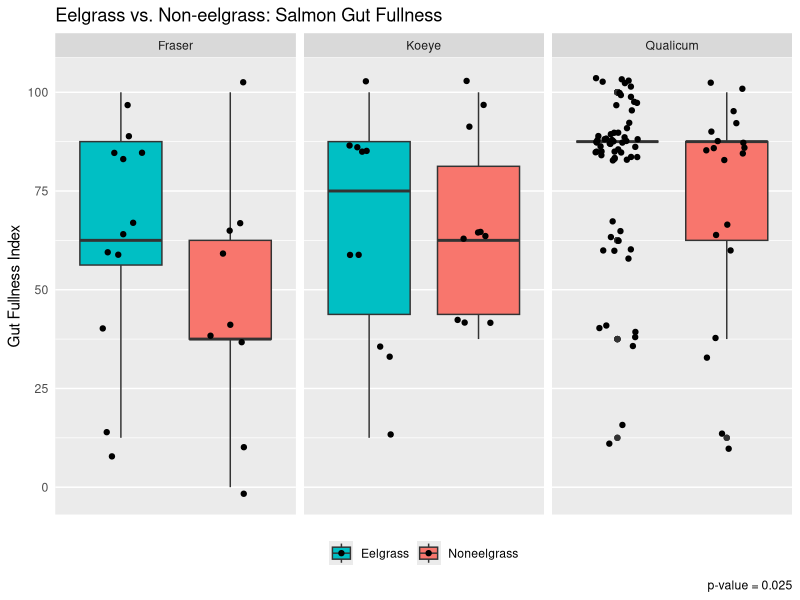
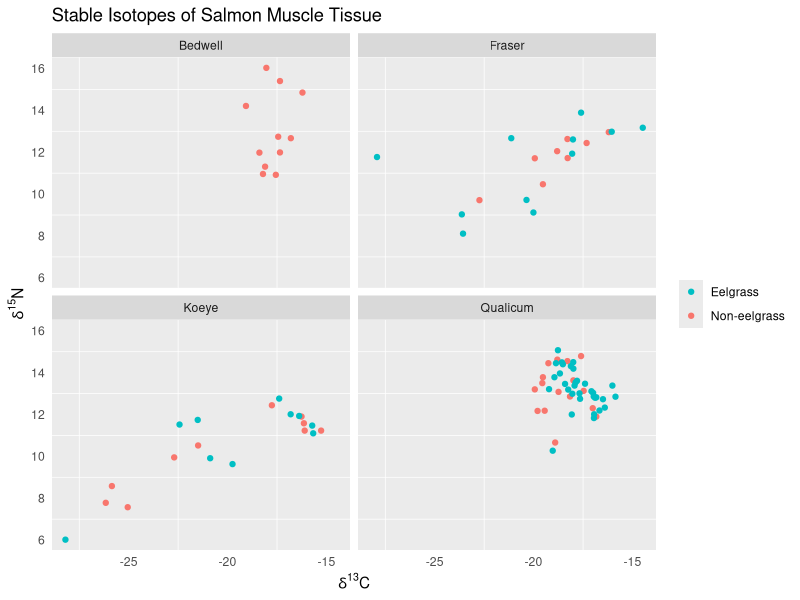

The R script that drew these images, in order: (Note: this script raises an error after producing the figures.)
#EEEEELGRAAAAASS PROOOOOJEEEEECT

setwd("~/Desktop")
#so it knows where to find my gosh darn files! :)

eelgrass <- read.csv(file="eel.csv", stringsAsFactors=FALSE, strip.white=TRUE, na.strings=c("NA",""))
#upload a simple version of raw data file

library(tidyverse)
#load library for ggplot and whatnot

eel <- mutate(eelgrass, Eelsite = paste(Site, Eelgrass, sep = " "))
#make a variable with both site and habitat, separated by a space

#first we'll work with the gut fullness aspect ~

eel$GFI[which(eel$GFI == "0-25")] <- "0-25%"
#fixing a typo, oopsie!

eel$GFI[which(eel$GFI == "0%")] <- "0"
eel$GFI[which(eel$GFI == "0-25%")] <- "12.5"
eel$GFI[which(eel$GFI == "25-50%")] <- "37.5"
eel$GFI[which(eel$GFI == "50-75%")] <- "62.5"
eel$GFI[which(eel$GFI == "75-100%")] <- "87.5"
eel$GFI[which(eel$GFI == "100%")] <- "100"
#changing ranges to something measurable

eel$GFI <- as.numeric(eel$GFI)
#changing from character to numeric

eel$Eelgrass <- as.factor(eel$Eelgrass)
#changing to factor to reflect the two different "levels"

eel$Eelgrass <- factor(eel$Eelgrass, levels(eel$Eelgrass)[c(2, 1)])
#rearranging levels for the sake of the ggplot visuals

gut <- eel %>%
  group_by(ID) %>%
  summarize(GFI=first(GFI), Eelgrass=first(Eelgrass),
            Site=first(Site), Eelsite=first(Eelsite)) %>%
  filter(Site != "Bedwell")
#need to organize data by each fish not by each prey item per fish
#also want to leave out Bedwell since it is useless for comparing

#Gut Fullness Graph!
ggplot(gut, aes(x=Eelgrass, y=GFI, fill=Eelgrass))+ 
  geom_boxplot()+
  facet_wrap(~Site)+
  labs(y="Gut Fullness Index", x=NULL, caption="p-value = 0.025",
       title="Eelgrass vs. Non-eelgrass: Salmon Gut Fullness")+
  theme(axis.text.x=element_blank(), axis.ticks=element_blank(),
        legend.position = "bottom", legend.title = element_blank(),
        panel.grid.major.x = element_blank())+
  scale_x_discrete(limits=c("Eelgrass", "Noneelgrass")) +
  scale_fill_discrete(breaks=c("Eelgrass", "Noneelgrass"))+
  geom_jitter(width=0.2)
#this is the most I can do to modify this, ask for feedback...

#working on a t-test for GFI values (not including bedwell)
y1 <- filter(gut, Eelgrass == "Eelgrass")
ya <- as.vector(y1[["GFI"]])
#create first vector for eelgrass
y2 <- filter(gut, Eelgrass == "Noneelgrass")
yb <- as.vector(y2[["GFI"]])
#create second vector for noneelgrass
yc <- length(ya)-length(yb)
yd <- rep_len(NA, yc)
#have to have same sample sizes, difference calculated using length
ye <- c(yb, yd)
#our completed noneelgrass vector with the right sample size
t.test(ya, ye)
#results give p-value=0.02529, are able to reject null hypothesis!

#switching it up to isotope work now ~

isotope <- read.csv(file="iso.csv", stringsAsFactors=FALSE, strip.white=TRUE, na.strings=c("NA",""))
#loading/reading isotope data in

iso <- mutate(isotope, Eelsite = paste(Site, Eelgrass, sep = " "))
#add variable w/eelgrass site just other dataframe (necessary tho?)

iso$Eelgrass <- as.factor(iso$Eelgrass)
#changing to factor to reflect the two different "levels"

iso$Eelgrass <- factor(iso$Eelgrass, levels(iso$Eelgrass)[c(2, 1)])
#rearranging levels for the sake of the ggplot visuals

#Isotope Graph!
ggplot(iso, aes(carb, nitro))+
  geom_point(aes(color=Eelgrass)) + facet_wrap(~ Site) +
  labs(x=expression(paste(delta^"13","C")),
       y=expression(paste(delta^"15","N")),
       title= "Stable Isotopes of Salmon Muscle Tissue")+
  theme(axis.ticks=element_blank(), legend.title=element_blank(),
        panel.grid.major = element_blank())+
  guides(color = guide_legend(reverse = TRUE))
#A beautiful scatterplot plot with all the right features (finally)

#working on diet data now, to graph abundance and whatnot! ~

eel$Group <- as.factor(eel$Group)
#changing to factor to reflect the different "levels" of prey items

#replace groups since there's too many
eel$Group[which(eel$Group=="Arachnid")] <- "Insect"
eel$Group[which(eel$Group=="Crustacean")] <- "Arthropod"
eel$Group[which(eel$Group=="Caprellid")] <- "Amphipod"
eel$Group[which(eel$Group=="Corophiid")] <- "Amphipod"
eel$Group[which(eel$Group=="Hyperiid")] <- "Amphipod"
eel$Group[which(eel$Group=="Gammarid")] <- "Amphipod"
eel$Group[which(eel$Group=="Calanoid")] <- "Copepod"
eel$Group[which(eel$Group=="Harpacticoid")] <- "Copepod"
eel$Group[which(eel$Group=="Cyclopoid/Poecilostomatoid")] <- "Copepod"
eel$Group[which(eel$Group=="Malacostracan")] <- "Arthropod"
eel$Group <- as.character(eel$Group) #change to create new "level"
eel$Group[which(eel$Group=="Detritus")] <- "Other"
eel$Group[which(eel$Group=="Diatom")] <- "Other"
eel$Group[which(eel$Group=="Parasite")] <- "Other"
eel$Group[which(eel$Group=="Octopus")] <- "Other"
eel$Group[which(eel$Group=="Cyphonaut")] <- "Other"
eel$Group[which(eel$Group=="Bivalve")] <- "Other"
eel$Group[which(eel$Group=="Chaetognath")] <- "Other"
eel$Group[which(eel$Group=="Mysid")] <- "Arthropod"
eel$Group[which(eel$Group=="Ostracod")] <- "Arthropod"
eel$Group[which(eel$Group=="Cladoceran")] <- "Arthropod"
eel$Group[which(eel$Group=="Cumacean")] <- "Arthropod"
eel$Group[which(eel$Group=="Euphausiid")] <- "Arthropod"
eel$Group[which(eel$Group=="Isopod")] <- "Arthropod"
eel$Group[which(eel$Group=="Larvacean")] <- "Other"
#switching the class back and forth gets rid of empty levels
eel$Group <- as.factor(eel$Group)
eel$Group <- as.character(eel$Group)
eel$Group <- as.factor(eel$Group)
levels(eel$Group)
#there, it's more simple to work with now!

#group together prey so there's no repeated rows for multiple prey
filt <- filter(eel, Group=="Amphipod")
amph <- filt %>%
  group_by(filt$ID) %>%
  summarize(ID=first(ID), abd=sum(Abundance), bio=sum(Biomass), Group=first(Group),
            Eelsite=first(Eelsite), Eelgrass=first(Eelgrass), Site=first(Site)) %>%
  select(ID, abd, bio, Group, Eelsite, Eelgrass, Site) %>%
  print(head(amph))
#HOLY GUACAMOLE I THINK I GOT IT TO FINALLY WOOOOORK! FOR REAL THO!

filt <- filter(eel, Group=="Arthropod")
arth <- filt %>%
  group_by(filt$ID) %>%
  summarize(ID=first(ID), abd=sum(Abundance), bio=sum(Biomass), Group=first(Group),
            Eelsite=first(Eelsite), Eelgrass=first(Eelgrass), Site=first(Site)) %>%
  select(ID, abd, bio, Group, Eelsite, Eelgrass, Site) %>%
  print(head(arth))
#first amphipod then arthropod then repeat manually for each prey

filt <- filter(eel, Group=="Barnacle")
barn <- filt %>%
  group_by(filt$ID) %>%
  summarize(ID=first(ID), abd=sum(Abundance), bio=sum(Biomass), Group=first(Group),
            Eelsite=first(Eelsite), Eelgrass=first(Eelgrass), Site=first(Site)) %>%
  select(ID, abd, bio, Group, Eelsite, Eelgrass, Site) %>%
  print(head(barn))

filt <- filter(eel, Group=="Cnidarian")
cnid <- filt %>%
  group_by(filt$ID) %>%
  summarize(ID=first(ID), abd=sum(Abundance), bio=sum(Biomass), Group=first(Group),
            Eelsite=first(Eelsite), Eelgrass=first(Eelgrass), Site=first(Site)) %>%
  select(ID, abd, bio, Group, Eelsite, Eelgrass, Site) %>%
  print(head(cnid))

filt <- filter(eel, Group=="Copepod")
cope <- filt %>%
  group_by(filt$ID) %>%
  summarize(ID=first(ID), abd=sum(Abundance), bio=sum(Biomass), Group=first(Group),
            Eelsite=first(Eelsite), Eelgrass=first(Eelgrass), Site=first(Site)) %>%
  select(ID, abd, bio, Group, Eelsite, Eelgrass, Site) %>%
  print(head(cope))

filt <- filter(eel, Group=="Decapod")
deca <- filt %>%
  group_by(filt$ID) %>%
  summarize(ID=first(ID), abd=sum(Abundance), bio=sum(Biomass), Group=first(Group),
            Eelsite=first(Eelsite), Eelgrass=first(Eelgrass), Site=first(Site)) %>%
  select(ID, abd, bio, Group, Eelsite, Eelgrass, Site) %>%
  print(head(deca))

filt <- filter(eel, Group=="Digested food")
digf <- filt %>%
  group_by(filt$ID) %>%
  summarize(ID=first(ID), abd=sum(Abundance), bio=sum(Biomass), Group=first(Group),
            Eelsite=first(Eelsite), Eelgrass=first(Eelgrass), Site=first(Site)) %>%
  select(ID, abd, bio, Group, Eelsite, Eelgrass, Site) %>%
  print(head(digf))

filt <- filter(eel, Group=="Fish")
fish <- filt %>%
  group_by(filt$ID) %>%
  summarize(ID=first(ID), abd=sum(Abundance), bio=sum(Biomass), Group=first(Group),
            Eelsite=first(Eelsite), Eelgrass=first(Eelgrass), Site=first(Site)) %>%
  select(ID, abd, bio, Group, Eelsite, Eelgrass, Site) %>%
  print(head(fish))

filt <- filter(eel, Group=="Insect")
inse <- filt %>%
  group_by(filt$ID) %>%
  summarize(ID=first(ID), abd=sum(Abundance), bio=sum(Biomass), Group=first(Group),
            Eelsite=first(Eelsite), Eelgrass=first(Eelgrass), Site=first(Site)) %>%
  select(ID, abd, bio, Group, Eelsite, Eelgrass, Site) %>%
  print(head(inse))

filt <- filter(eel, Group=="Other")
othr <- filt %>%
  group_by(filt$ID) %>%
  summarize(ID=first(ID), abd=sum(Abundance), bio=sum(Biomass), Group=first(Group),
            Eelsite=first(Eelsite), Eelgrass=first(Eelgrass), Site=first(Site)) %>%
  select(ID, abd, bio, Group, Eelsite, Eelgrass, Site) %>%
  print(head(othr))

filt <- filter(eel, Group=="Polychaete")
polyc <- filt %>%
  group_by(filt$ID) %>%
  summarize(ID=first(ID), abd=sum(Abundance), bio=sum(Biomass), Group=first(Group),
            Eelsite=first(Eelsite), Eelgrass=first(Eelgrass), Site=first(Site)) %>%
  select(ID, abd, bio, Group, Eelsite, Eelgrass, Site) %>%
  print(head(polyc))

filt <- filter(eel, Group=="Pteropod")
pter <- filt %>%
  group_by(filt$ID) %>%
  summarize(ID=first(ID), abd=sum(Abundance), bio=sum(Biomass), Group=first(Group),
            Eelsite=first(Eelsite), Eelgrass=first(Eelgrass), Site=first(Site)) %>%
  select(ID, abd, bio, Group, Eelsite, Eelgrass, Site) %>%
  print(head(pter))

neweel <- rbind(amph, arth, barn, cnid, cope, deca, digf, fish, inse, othr, polyc, pter)
#my fabulous new dataframe with prey abd and biom grouped together!

str(neweel)
#just double checking that the data is as it should be

#Now... Have to take the ave. abundances for each region/habitat!
filt <- filter(neweel, Group=="Amphipod")
Amph <- filt %>%
  group_by(filt$Eelsite) %>%
  summarize(Eelsite=first(Eelsite), Abd=mean(abd), Bio=mean(bio),
            Group=first(Group),Eelgrass=first(Eelgrass), Site=first(Site)) %>%
  select(Eelsite, Abd, Bio, Group, Eelgrass, Site) %>%
  print(head(Amph))
#copying the layout of the last transformation but for diff purpose

filt <- filter(neweel, Group=="Arthropod")
Arth <- filt %>%
  group_by(filt$Eelsite) %>%
  summarize(Eelsite=first(Eelsite), Abd=mean(abd), Bio=mean(bio),
            Group=first(Group),Eelgrass=first(Eelgrass), Site=first(Site)) %>%
  select(Eelsite, Abd, Bio, Group, Eelgrass, Site) %>%
  print(head(Arth))
#first amphipod then arthropod then repeat manually for each prey

filt <- filter(neweel, Group=="Barnacle")
Barn <- filt %>%
  group_by(filt$Eelsite) %>%
  summarize(Eelsite=first(Eelsite), Abd=mean(abd), Bio=mean(bio),
            Group=first(Group),Eelgrass=first(Eelgrass), Site=first(Site)) %>%
  select(Eelsite, Abd, Bio, Group, Eelgrass, Site) %>%
  print(head(Barn))

filt <- filter(neweel, Group=="Cnidarian")
Cnid <- filt %>%
  group_by(filt$Eelsite) %>%
  summarize(Eelsite=first(Eelsite), Abd=mean(abd), Bio=mean(bio),
            Group=first(Group),Eelgrass=first(Eelgrass), Site=first(Site)) %>%
  select(Eelsite, Abd, Bio, Group, Eelgrass, Site) %>%
  print(head(Cnid))

filt <- filter(neweel, Group=="Copepod")
Cope <- filt %>%
  group_by(filt$Eelsite) %>%
  summarize(Eelsite=first(Eelsite), Abd=mean(abd), Bio=mean(bio),
            Group=first(Group),Eelgrass=first(Eelgrass), Site=first(Site)) %>%
  select(Eelsite, Abd, Bio, Group, Eelgrass, Site) %>%
  print(head(Cope))

filt <- filter(neweel, Group=="Decapod")
Deca <- filt %>%
  group_by(filt$Eelsite) %>%
  summarize(Eelsite=first(Eelsite), Abd=mean(abd), Bio=mean(bio),
            Group=first(Group),Eelgrass=first(Eelgrass), Site=first(Site)) %>%
  select(Eelsite, Abd, Bio, Group, Eelgrass, Site) %>%
  print(head(Deca))

filt <- filter(neweel, Group=="Digested food")
Digf <- filt %>%
  group_by(filt$Eelsite) %>%
  summarize(Eelsite=first(Eelsite), Abd=mean(abd), Bio=mean(bio),
            Group=first(Group),Eelgrass=first(Eelgrass), Site=first(Site)) %>%
  select(Eelsite, Abd, Bio, Group, Eelgrass, Site) %>%
  print(head(Digf))

filt <- filter(neweel, Group=="Fish")
Fish <- filt %>%
  group_by(filt$Eelsite) %>%
  summarize(Eelsite=first(Eelsite), Abd=mean(abd), Bio=mean(bio),
            Group=first(Group),Eelgrass=first(Eelgrass), Site=first(Site)) %>%
  select(Eelsite, Abd, Bio, Group, Eelgrass, Site) %>%
  print(head(Fish))

filt <- filter(neweel, Group=="Insect")
Inse <- filt %>%
  group_by(filt$Eelsite) %>%
  summarize(Eelsite=first(Eelsite), Abd=mean(abd), Bio=mean(bio),
            Group=first(Group),Eelgrass=first(Eelgrass), Site=first(Site)) %>%
  select(Eelsite, Abd, Bio, Group, Eelgrass, Site) %>%
  print(head(Inse))

filt <- filter(neweel, Group=="Other")
Othr <- filt %>%
  group_by(filt$Eelsite) %>%
  summarize(Eelsite=first(Eelsite), Abd=mean(abd), Bio=mean(bio),
            Group=first(Group),Eelgrass=first(Eelgrass), Site=first(Site)) %>%
  select(Eelsite, Abd, Bio, Group, Eelgrass, Site) %>%
  print(head(Othr))

filt <- filter(neweel, Group=="Polychaete")
Polyc <- filt %>%
  group_by(filt$Eelsite) %>%
  summarize(Eelsite=first(Eelsite), Abd=mean(abd), Bio=mean(bio),
            Group=first(Group),Eelgrass=first(Eelgrass), Site=first(Site)) %>%
  select(Eelsite, Abd, Bio, Group, Eelgrass, Site) %>%
  print(head(Polyc))

filt <- filter(neweel, Group=="Pteropod")
Pter <- filt %>%
  group_by(filt$Eelsite) %>%
  summarize(Eelsite=first(Eelsite), Abd=mean(abd), Bio=mean(bio),
            Group=first(Group),Eelgrass=first(Eelgrass), Site=first(Site)) %>%
  select(Eelsite, Abd, Bio, Group, Eelgrass, Site) %>%
  print(head(Pter))

eelgr <- rbind(Amph, Arth, Barn, Cnid, Cope, Deca, Digf, Fish, Inse, Othr, Polyc, Pter)
#my fabulous new dataframe with prey Abd and Biom averaged together

str(eelgr)
#making sure it all looks okay and it does! So now, graphing!

eelgr$Eelgrass <- factor(eelgr$Eelgrass, levels(eelgr$Eelgrass)[c(2, 1)])
#putting eelgrass before noneelgrass for this particular plot

eelgr$Eelsite <- as.factor(eelgr$Eelsite)
#rearranging levels for site and eelgrass

levels(eelgr$Eelsite)
#needs to be reordered for graphs!
eelgr$Eelsite <- factor(eelgr$Eelsite, levels(eelgr$Eelsite)[c(5, 4, 3, 2, 1, 7, 6)])
#that re-ordering to make it look nice

#Raw Abundance Graph
eelgr %>%
  ggplot(aes(Eelsite, Abd))+
  geom_bar(aes(fill=Group), stat="identity")+
  theme(axis.text.x = element_text(angle=45, hjust=1))+
  coord_flip()
#looks amaze now

#Relative Abundance Graph (100% y scale)
ggplot(eelgr, aes(Eelsite, Abd)) +
  geom_bar(aes(fill=Group), position="fill", stat="identity")+
  theme(axis.text.x = element_text(angle=45, hjust=1))+
  coord_flip()

#idea: put cladocera back in, take out cnidarian and/or polyc/ptero

#if want to have sites graphed separately:
#add "+facet_wrap(~Site)" and change "Eelsite" to "Eelgrass"

#Raw Biomass Graph
eelgr %>%
  ggplot(aes(Eelsite, Bio))+
  geom_bar(aes(fill=Group), stat="identity")+
  theme(axis.text.x = element_text(angle=45, hjust=1))+
  coord_flip()

#Relative Biomass Graph
eelgr %>%
  ggplot(aes(Eelsite, Bio))+
  geom_bar(aes(fill=Group), position="fill", stat="identity")+
  theme(axis.text.x = element_text(angle=45, hjust=1))+
  coord_flip()

#still to do: flip axis, background, titles, color, groups, facet?

setwd("~/Eelgrass Project")
#in order to commit to Github and track saves and changes and etc!